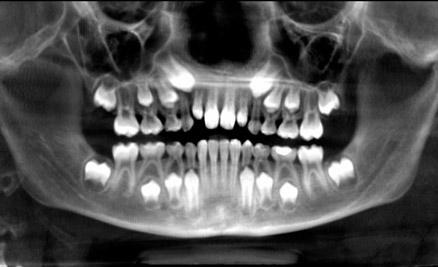
#> input picture Clases/Clase 6/pics/Ortopantomografia.jpg, 438 x 267 px
$ jupyter execute --allow-errors Filtros_Lineales_y_no_lineales_con_ruido.ipynb
#> lines starting #> are read from the running program, lines starting #| are printed output that depends on the picture
# Filtros
Vemos primero

Pres1_Filtros2021 y

Pres2_Filtros_Lineales

## Librerías necesarias

[cell 1]
import cv2
import numpy as np
import matplotlib.pyplot as plt
import scipy.io
from scipy import signal

## Filtros lineales: Convolución - Correlación
- Mejora en el dominio espacial, suavizado (filtros pasa bajo)
- Realce o detección de bordes (filtros pasa alto)

### Filtro lineales de suavizado :

#### Ej 1 a)
Genere una imagen con 6 nieles de gris. (Banda)

[cell 2]
A= np.ones((256, 240))
A[:, 0:40]=0
A[:, 40:80]=0.2
A[:, (2*40):(3*40)]=0.4
A[:, (3*40):(4*40)]=0.6
A[:, (4*40):(5*40)]=0.8
print(A.dtype)
plt.imshow(A, cmap='gray')
plt.show()
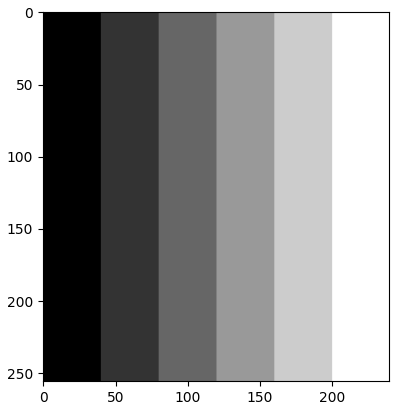
#> figure drawn by matplotlib, 1 panel

Filtramos la imagen con una máscara o kernel (correlación o convolución con máscara/kernel)

Se necesitan dos matrices:

- Imagen
- kernel o máscara

Ahora generemos la máscara o kernel para promediado

[cell 3]
#Definimos una función para generar una máscara o kernel cuadrado para promedio (suavisado)
def kernel_prom(n):
    return(np.ones((n,n),np.float32)/(n**2))

[cell 4]
# genero la máscara o kernel
n=5 #lo ideal y usual es n impar
kernel=kernel_prom(n)
print(kernel)
print('Notar que la suma de sus elementos da:', np.sum(kernel))

La función **cv2.filter2D** :

- calcula la correlación (la correlación es análoga a convolución pero sin rotar la máscara. Cuando la máscara (kernel) es "bi-simétrica" convolución y correlación coinciden)

- el resultado tiene el mismo tamaño que la imagen entrante (la función recorta la correlación para lograr esto)

- ddepth , asociado al tipo de datos (depth) del resultado 	(-1, para igual tipo de datos que la entrada)

- anchor indica la posición del pivote del kernel; default:(-1,-1) lugar central.

[cell 5]
#podemos cambiar la imagen de bandas (float64) por otra de tipo uint8
#A=cv2.imread('Ortopantomografia.jpg',0) #abrimos imagen monocroma
#print(I.dtype)

[cell 6]
# Hacemos la correlación:
A_suav = cv2.filter2D(A,-1,kernel) #El -1 (ddepth) indica que la salida será del mismo tipo que A
print('Tamaño original:',A.shape, 'Tamaño filtrada:', A_suav.shape)
print('Tipo original:',A.dtype, 'Tamaño filtrada:', A_suav.dtype)
print(A[20,20],A_suav[20,20])
fig = plt.gcf()
fig.set_size_inches(10.5, 6.5)# para fijar el tamaño de la imagen

plt.subplot(121),plt.imshow(A,cmap='gray'),plt.title('Original')
plt.xticks([]), plt.yticks([]) #para que no escriba la escala
plt.subplot(122),plt.imshow(A_suav,cmap='gray'),plt.title('Promediada, Máscara %d' %(n))
plt.xticks([]), plt.yticks([]) #para que no escriba la escala
plt.show()
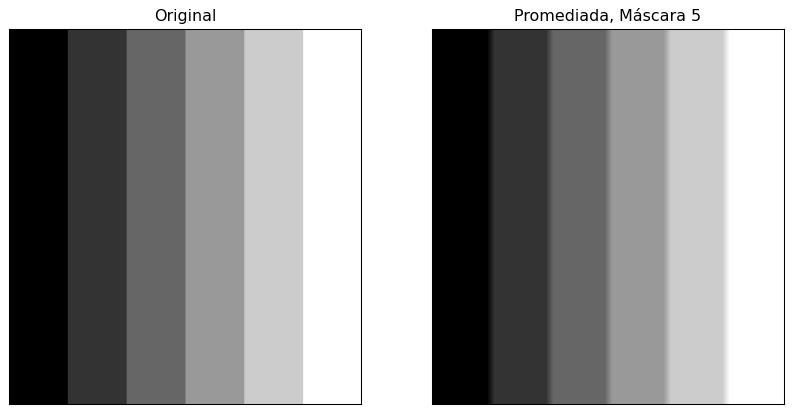
#> figure drawn by matplotlib, 2 panels

Filtrado con kernel Gaussiano, 2 en 1: **cv2.GaussianBlur**

[cell 7]
A_gauss = cv2.GaussianBlur(A,(5,5),0) # 2 en 1: genera el kernel Gaussiano nxn y realiza el filtrado
print('Tamaño original:',A.shape, 'Tamaño filtrada:', A_gauss.shape)
print('Tipo original:',A.dtype, 'Tamaño filtrada:', A_gauss.dtype)
print(A[20,20],A_gauss[20,20])

[cell 8]
fig = plt.gcf()
fig.set_size_inches(10.5, 6.5)# para fijar el tamaño de la imagen

plt.subplot(121),plt.imshow(A,cmap='gray'),plt.title('Original')
plt.xticks([]), plt.yticks([]) #para que no escriba la escala

plt.subplot(122),plt.imshow(A_gauss,cmap='gray'),plt.title('Blur Gaussiano')
plt.xticks([]), plt.yticks([]) #para que no escriba la escala

plt.show()

Comparamos visualmente imagen original y los 2 suavizados

[cell 9]
fig = plt.gcf()
fig.set_size_inches(14, 10)# para fijar el tamaño de la imagen

plt.subplot(131),plt.imshow(A,cmap='gray'),plt.title('Original')
plt.xticks([]), plt.yticks([]) #para que no escriba la escala
plt.subplot(132),plt.imshow(A_suav,cmap='gray'),plt.title('Promediada, Máscara %d' %(n))
plt.xticks([]), plt.yticks([]) #para que no escriba la escala
plt.subplot(133),plt.imshow(A_gauss,cmap='gray'),plt.title('Blur Gaussiano')
plt.xticks([]), plt.yticks([]) #para que no escriba la escala
plt.show()
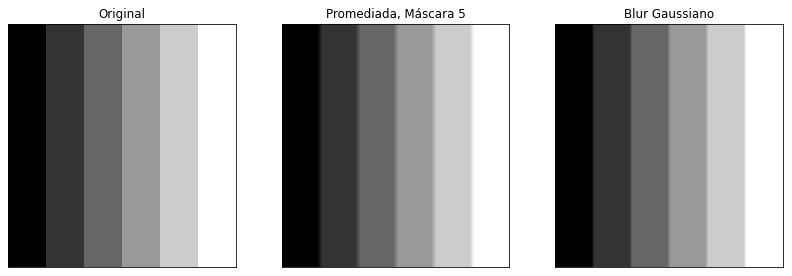
#> figure drawn by matplotlib, 3 panels

### Filtro lineales para bordes :

Seguimos con los filtros lineales en el dominio del espacio

Vemos antes Pres3_Filtros_Bordes_Lineales

Para encontrar bordes/cambios: se usa máscaras de diferencia: Prewit por ej.

[cell 10]
#máscara/kernel Prewitt 3x3:
#Para Bordes Diagonales
KPD=np.array([[1, 1, 0], [1, 0, -1], [0, -1, -1]])
print(KPD)
print('Notar que la suma de los coeficientes da: ', np.sum(KPD))

[cell 11]
#Para bordes Verticales:
KPV=   np.array([[1, 0, -1], [1, 0, -1], [1, 0, -1]])
print(KPV)

[cell 12]
#Para Bordes Horizontales
KPH= np.transpose(KPV)
print(KPH)

[cell 13]
I=cv2.imread('pics/Ortopantomografia.jpg',0) #abrimos imagen monocroma
#> I is the input picture: shape (267, 438); min 0, max 255, mean 83.2
print(I.dtype)
#| uint8

[cell 14]
#I=I.astype(float)
#print(I.dtype, I[20,20])

[cell 15]
OP_v=cv2.filter2D(I, -1, KPV  )   # Busca bordes verticales de la imagen.
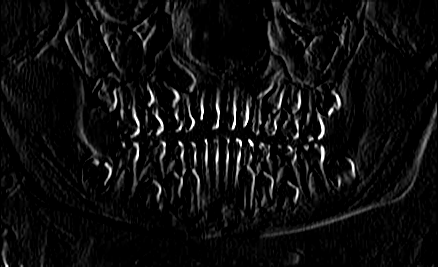
#> OP_v: shape (267, 438); min 0, max 255, mean 14.1
OP_h=cv2.filter2D(I, -1,  KPH  )    #Bordes horizontales de la imagen
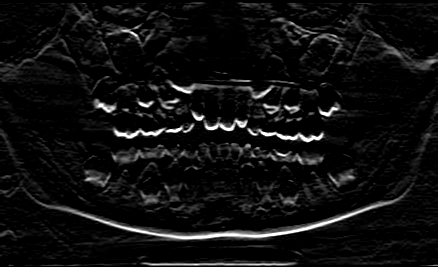
#> OP_h: shape (267, 438); min 0, max 255, mean 15.7
print(OP_v.dtype,OP_v[20,20])
#| uint8 3
print(OP_h.dtype,OP_h[20,20])
#| uint8 0

Bordes= OP_v+OP_h
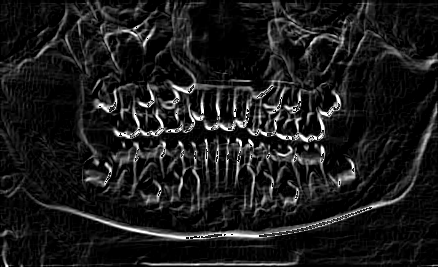
#> Bordes: shape (267, 438); min 0, max 255, mean 27.2

print(Bordes.dtype,Bordes[20,20])
#| uint8 3

fig = plt.gcf()
fig.set_size_inches(12,6)
plt.subplot(221),plt.imshow(I,cmap='gray'),plt.title('Imagen original')
plt.subplot(222),plt.imshow(OP_v,cmap='gray'),plt.title('Bordes verticales')
plt.subplot(223),plt.imshow(OP_h,cmap='gray'),plt.title('Bordes horizontales')
plt.subplot(224),plt.imshow(Bordes,cmap='gray'),plt.title('Bordes la imagen')
#plt.colorbar()
plt.show()
print('notar la importancia del tipo de datos en este caso')

Hay otro tipo de máscaras/kernel para bordes:
- Sobel 3x3, 5x5, etc.

**Otro para detección de bordes, detalles: Laplaciano**

**Notamos que siempre las máscaras (kernels) de diferencia, la suma de sus coeficientes es 0**

**Esta característica deviene en una imagen filtrada con zonas oscuras (cercanas a 0) en donde la original tenía valores homogéneos (de intensidad pareja o casi constante)**

Observamos la siguiente máscara o kernel. Resalta bordes, detalles, cambios.

[cell 16]
HI=np.array([[-1,-1,-1],[-1,8,-1],[-1,-1,-1]]) # Kernel de filtro pasa alto, para resaltar bordes, detalles, cambios rápidos
print(HI)

Apliquemos dicho filtro

[cell 17]
I_filt=cv2.filter2D(I, -1, KPV  )   #filtramos la imagen
print(I.dtype,I_filt.dtype) #miramos su tipo
#| uint8 uint8


fig = plt.gcf()
fig.set_size_inches(12,6)#
plt.subplot(121),plt.imshow(I,cmap='gray'),plt.title('Imagen original')
plt.subplot(122),plt.imshow(I_filt,cmap='gray'),plt.title('Imagen filtrada')

#plt.colorbar()
plt.show()

### Filtros no lineales
Por ejemplo, filtros de orden:
- Máximo
- Mínimo
- Mediana

Vemos antes Pres4_Filtros_Orden_no_lineales

- Filtro de la mediana: reemplaza los valores del bloque por su mediana (valor que deja igual cantidad de valores de intensidad superiores, como inferiores).

- Filtro del mínimo: reemplaza los valores del bloque por el mínimo (permite hallar los puntos oscuros). Elimina el ruido sal.

- Filtro del máximo: reemplaza los valores del bloque por el máximo (permite hallar los puntos brillantes). Elimina el ruido pimienta.

- Filtro de orden n: reemplaza los valores del bloque por el valor de orden n del vector formado por los elementos ordenados del bloque

- Filtro de moda: toma el valor que más se repite en el bloque en estudio. (Tiene más sentido cuando los pixeles son categóricos, parece no estar implementado en python)

Notar que son medidas estadísticas

### Filtro de la Mediana

Filtro con efecto de suavisado. Reemplaza todos los valores de intensidad de un bloque por el valor de la mediana.

Ventaja: Elimina los valores muy alejados (tipo sal y pimienta), no se ve afectado por datos atípicos

La función que lo hace es cv2.medianBlur

[cell 18]
import cv2
import matplotlib.pyplot as plt

I_RGB = cv2.imread('pics/lenna.jpg')    # numpy-array of shape (N, M); dtype=np.uint8
#> (the rest of this cell did not finish here and is left out)

[cell 19]
fig = plt.gcf()
fig.set_size_inches(14, 8)
plt.subplot(121),plt.imshow(I,cmap='gray',vmin=0,vmax=255),plt.title('Imagen')
#> (the rest of this cell did not finish here and is left out)

Para filtros de minimo (cv2.erode)  y de máximo (cv2.dilate). Tenemos que darle el kernel.

[cell 20]
kernel = np.ones((n,n), np.uint8)
I_min=cv2.erode(I,kernel,iterations=1)#filtro de minimo
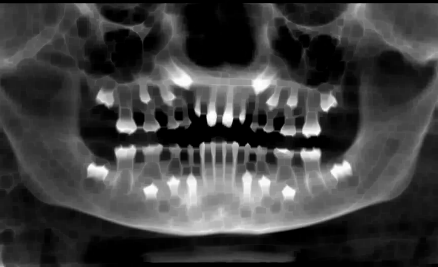
#> I_min: shape (267, 438); min 0, max 254, mean 63.4
I_max=cv2.dilate(I,kernel,iterations=1)#filtro de maximo
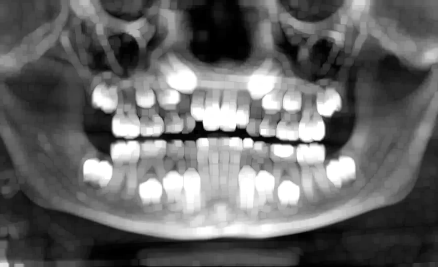
#> I_max: shape (267, 438); min 0, max 255, mean 103.8
#mostramos todo
fig = plt.gcf()
fig.set_size_inches(14, 8)
plt.subplot(221),plt.imshow(I,cmap='gray',vmin=0,vmax=255),plt.title('Imagen')
#> (the rest of this cell did not finish here and is left out)

En la proxima Ntbk, agregamos ruido y filtramos

Ahora agregamos "ruido aleatorio aditivo"a una imagen.
Estos ruidos responden a un modelo de tipo:

Im_distorsionada=Im_orig + Ruido aleatorio

No podemos "restar" el ruido para recuperar la Im Original porque es aleatorio!!! No lo conocemos!!!

Ciertos ruidos se clasifican por su "distribución"

**Ruido Gaussiano**
ruido blanco: independiente, normal estandar (media 0, desvío 1)

[cell 21]
ruido_blanco=np.random.randn(6,6)
print(ruido_blanco)
plt.imshow(ruido_blanco,cmap='gray')
plt.colorbar()
plt.show()
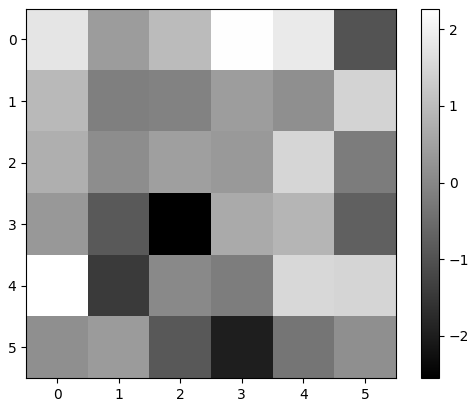
#> figure drawn by matplotlib, 2 panels

#> (a cell that did not finish here is left out)

#> (a cell that did not finish here is left out)

**Sal y pimienta:**

[cell 24]
IR2=I.copy()
#> (the rest of this cell did not finish here and is left out)

[cell 25]
IR2_med = cv2.medianBlur(IR2,n)

plt.imshow(IR2_med[0:100,0:100], cmap='gray')
plt.colorbar()
plt.show()
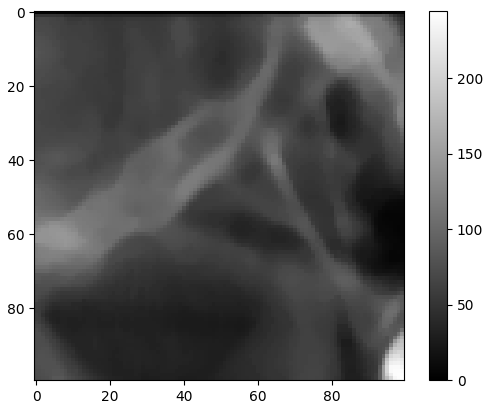
#> figure drawn by matplotlib, 2 panels
